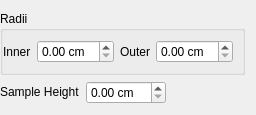
                          <widget class="QWidget" name="page_5">
                           <layout class="QVBoxLayout" name="verticalLayout_30">
                            <property name="leftMargin">
                             <number>0</number>
                            </property>
                            <item>
                             <widget class="QGroupBox" name="radiiGroupBox">
                              <property name="title">
                               <string>Radii</string>
                              </property>
                              <layout class="QHBoxLayout" name="horizontalLayout_31">
                               <property name="leftMargin">
                                <number>0</number>
                               </property>
                               <item>
                                <widget class="QLabel" name="innerRadiiLabel_2">
                                 <property name="text">
                                  <string>Inner</string>
                                 </property>
                                </widget>
                               </item>
                               <item>
                                <widget class="ExponentialSpinBox" name="sampleInnerRadiiSpinBox">
                                 <property name="sizePolicy">
                                  <sizepolicy hsizetype="Expanding" vsizetype="Fixed">
                                   <horstretch>0</horstretch>
                                   <verstretch>0</verstretch>
                                  </sizepolicy>
                                 </property>
                                 <property name="suffix">
                                  <string> cm</string>
                                 </property>
                                </widget>
                               </item>
                               <item>
                                <widget class="QLabel" name="outerRadiiLabel_2">
                                 <property name="text">
                                  <string>Outer</string>
                                 </property>
                                </widget>
                               </item>
                               <item>
                                <widget class="ExponentialSpinBox" name="sampleOuterRadiiSpinBox">
                                 <property name="sizePolicy">
                                  <sizepolicy hsizetype="Expanding" vsizetype="Fixed">
                                   <horstretch>0</horstretch>
                                   <verstretch>0</verstretch>
                                  </sizepolicy>
                                 </property>
                                 <property name="suffix">
                                  <string> cm</string>
                                 </property>
                                </widget>
                               </item>
                              </layout>
                             </widget>
                            </item>
                            <item>
                             <layout class="QHBoxLayout" name="horizontalLayout_59">
                              <property name="leftMargin">
                               <number>0</number>
                              </property>
                              <item>
                               <widget class="QLabel" name="sampleHeightLabel">
                                <property name="sizePolicy">
                                 <sizepolicy hsizetype="Preferred" vsizetype="Fixed">
                                  <horstretch>0</horstretch>
                                  <verstretch>0</verstretch>
                                 </sizepolicy>
                                </property>
                                <property name="text">
                                 <string>Sample Height</string>
                                </property>
                               </widget>
                              </item>
                              <item>
                               <widget class="ExponentialSpinBox" name="sampleHeightSpinBox">
                                <property name="sizePolicy">
                                 <sizepolicy hsizetype="Expanding" vsizetype="Fixed">
                                  <horstretch>0</horstretch>
                                  <verstretch>0</verstretch>
                                 </sizepolicy>
                                </property>
                                <property name="suffix">
                                 <string> cm</string>
                                </property>
                               </widget>
                              </item>
                              <item>
                               <spacer name="horizontalSpacer_2">
                                <property name="orientation">
                                 <enum>Qt::Horizontal</enum>
                                </property>
                                <property name="sizeHint" stdset="0">
                                 <size>
                                  <width>40</width>
                                  <height>20</height>
                                 </size>
                                </property>
                               </spacer>
                              </item>
                             </layout>
                            </item>
                           </layout>
                          </widget>
